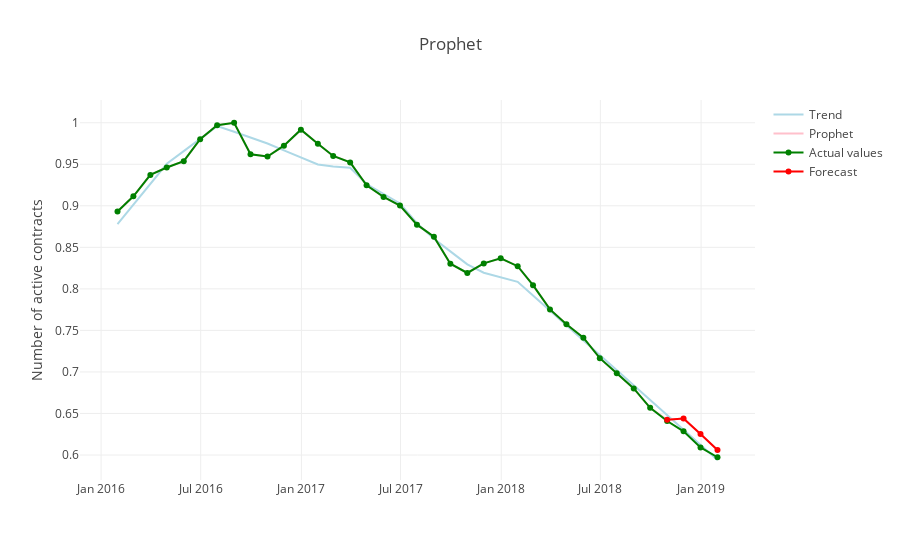

Notebook source saved alongside this figure:
### Markdown cell above
### Forecast (with visualization)

### Code cell
df_prophet = ProphetCover(df, 4, 'Number of active contracts', True, True,
                          True)
